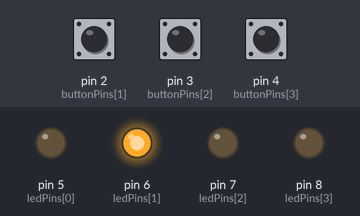
A sketch run on a simulated Arduino Uno, built with avr-gcc and run on an emulated ATmega328P. On the bench: output pins drawn as LEDs (lit = HIGH). Inputs (shaded band) come from the test bench; at power-on: pin 2 (buttonPins[1]) LOW, pin 3 (buttonPins[2]) LOW, pin 4 (buttonPins[3]) LOW. Random numbers use the default seed unless the sketch sets one.

Above: at 1.8 s.
1.9 s: pin 2 (buttonPins[1]) pulled HIGH for 0.15 s
At 3.8 s:
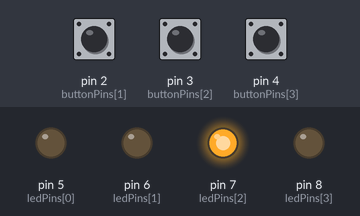
4.4 s: pin 2 (buttonPins[1]) pulled HIGH for 1 s
At 5.2 s:
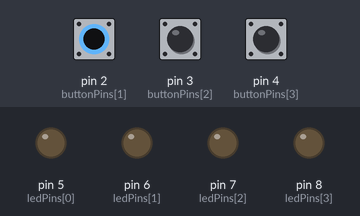
6.9 s: pin 2 (buttonPins[1]) pulled HIGH for 3.2 s
At 8.4 s:
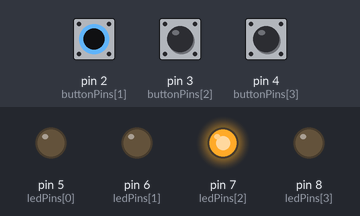
11.6 s: pin 3 (buttonPins[2]) pulled HIGH for 0.15 s
At 13.2 s:
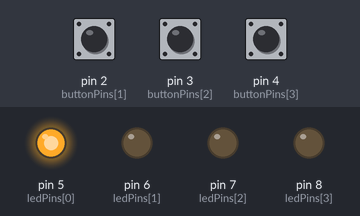
Timing chart, 0 to 14.7 s (numbered marks = the images above; inputs shaded):
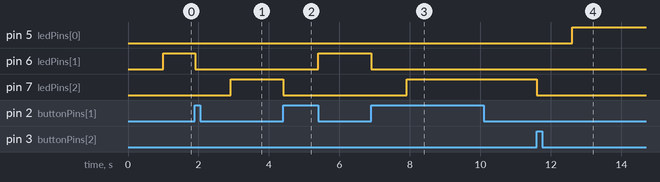

The sketch:

mod13.ino
```cpp
int buttonPins[] = {1,2,3,4};
int ledPins[] = {5,6,7,8};
boolean lastButtonsState[4];
boolean currentButtonsState[4];
boolean pressed = false;
long startTime;
long endTime;
float elapsedTime;
float timeReflection = 1;
int score = 0;
int currentNumber = -1;
int lastNumber = -1;
int shot = 25;
boolean error;
int buzzerPin = 10;
int delayValue = 10;
//////////////////////////////////////NON SO COSA STAMPARE SORRY///////////////////////////////////////////////////////
void setup()
{
  for(int i = 0; i < sizeof(buttonPins) / sizeof(buttonPins[0]); i++)
  {
    //Assegno i pin ai relativi bottoni e led.
    pinMode(buttonPins[i], INPUT);
    pinMode(ledPins[i], OUTPUT);

    //Riempio di false i due array.
    lastButtonsState[i] = false;
    currentButtonsState[i] = false;
  }

  Serial.begin(9600);
}
void loop()
{
  Start();
  while((pressed == false && error == false)){
    for(int i = 0; i < sizeof(buttonPins) / sizeof(buttonPins[0]);i++){
      currentButtonsState[i] = debounce(i);
      if(lastButtonsState[i] == LOW && currentButtonsState[i] == HIGH && i == currentNumber)
      {
        pressed = true;
      }
      if((lastButtonsState[i] == LOW &&  currentButtonsState[i] == HIGH && i != currentNumber)){
        error = true;
      }
      elapsedTime = Time();
      lastButtonsState[i] = currentButtonsState[i];
    }
  }
  if(pressed == true && elapsedTime < timeReflection){
    digitalWrite(buzzerPin, HIGH);
      delay(delayValue);
      digitalWrite(buzzerPin, LOW);
    score++;
  }
  if(error == true || elapsedTime >= timeReflection){
    timeReflection -= 0.05;
  }
  pressed = false;
  error = false;
  shot--;
  if(shot <= 0){
    exit(0);
  }
}


void Start(){

  boolean a = true;
  while(a)
  {
    currentNumber = random(0,3);

    if(currentNumber != lastNumber)
    {
      a = false;
    }
  }
  lastNumber = currentNumber;
    for(int i = 0; i < sizeof(ledPins) / sizeof(ledPins[0]); i++)
    {
      digitalWrite(ledPins[i], LOW);
    }
    delay(1000);
    digitalWrite(ledPins[currentNumber], HIGH);
  startTime = millis();

}

float Time(){
   endTime = millis();
   elapsedTime = (endTime - startTime);
   elapsedTime = elapsedTime/1000;
   return elapsedTime;
}

boolean debounce(int n)
{
   boolean current = digitalRead(buttonPins[n]);
   if(lastButtonsState[n] != current)
   {
       delay(5);
       current = digitalRead(buttonPins[n]);
   }
   return current;
}
```

Measured:
- after the input at 1.9 s, pin 6 (ledPins[1]): HIGH → LOW at once; pin 7 (ledPins[2]): LOW → HIGH after 1.0 s
- after the input at 4.4 s, pin 6 (ledPins[1]): LOW → HIGH after 1.0 s; pin 7 (ledPins[2]): HIGH → LOW at once
- after the input at 6.9 s, pin 6 (ledPins[1]): HIGH → LOW at once; pin 7 (ledPins[2]): LOW → HIGH after 1.0 s
- after the input at 11.6 s, pin 5 (ledPins[0]): LOW → HIGH after 1.0 s; pin 7 (ledPins[2]): HIGH → LOW at once
